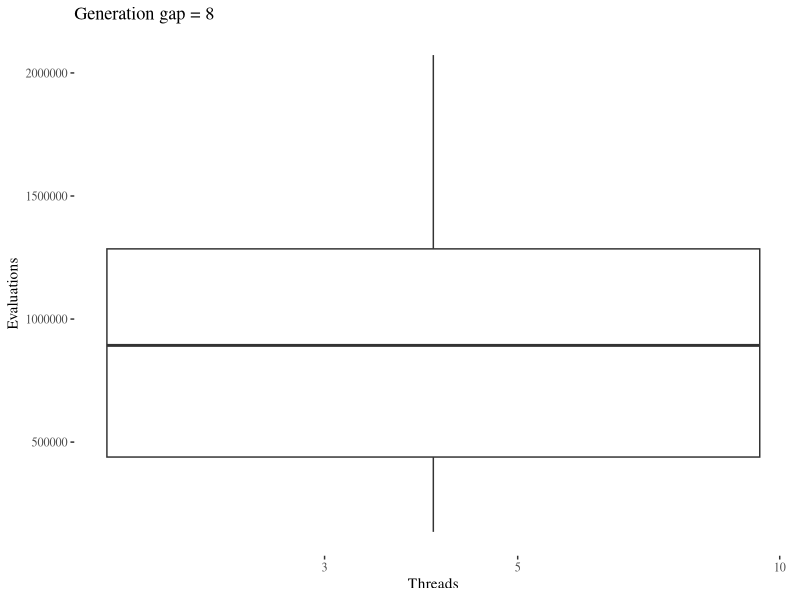
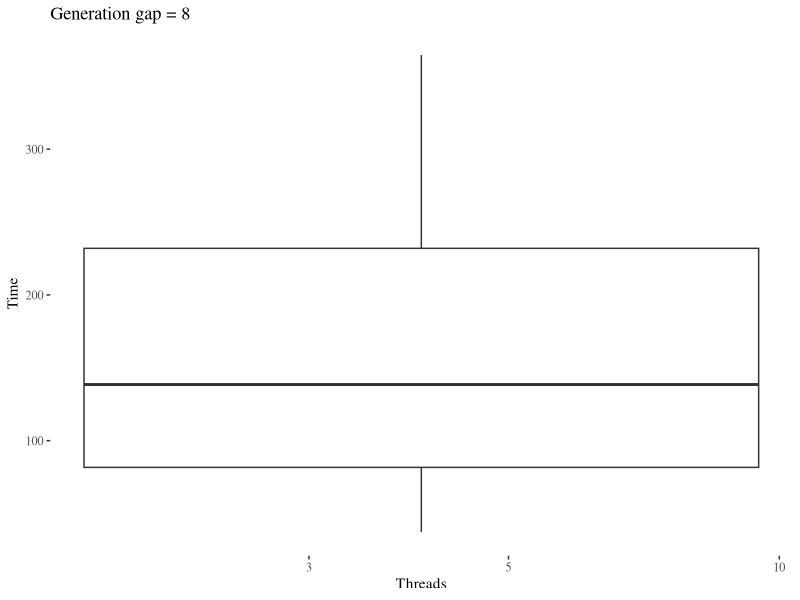
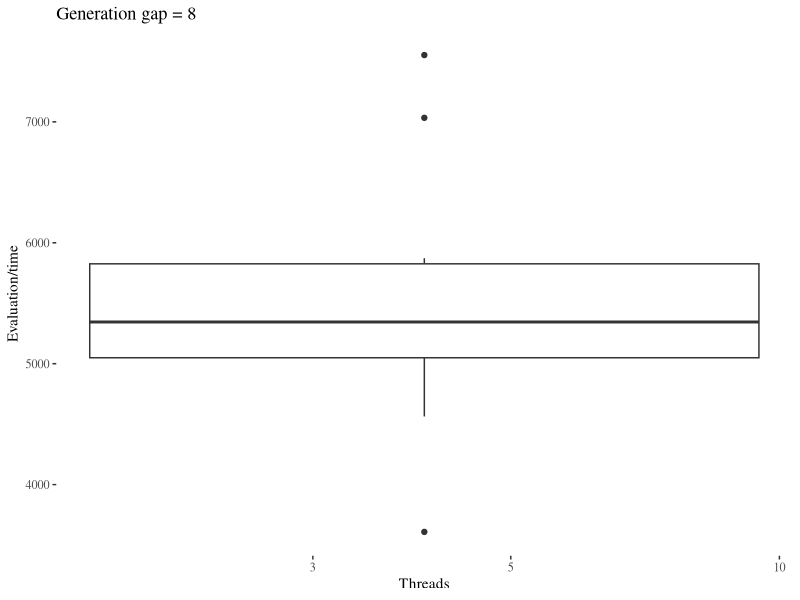
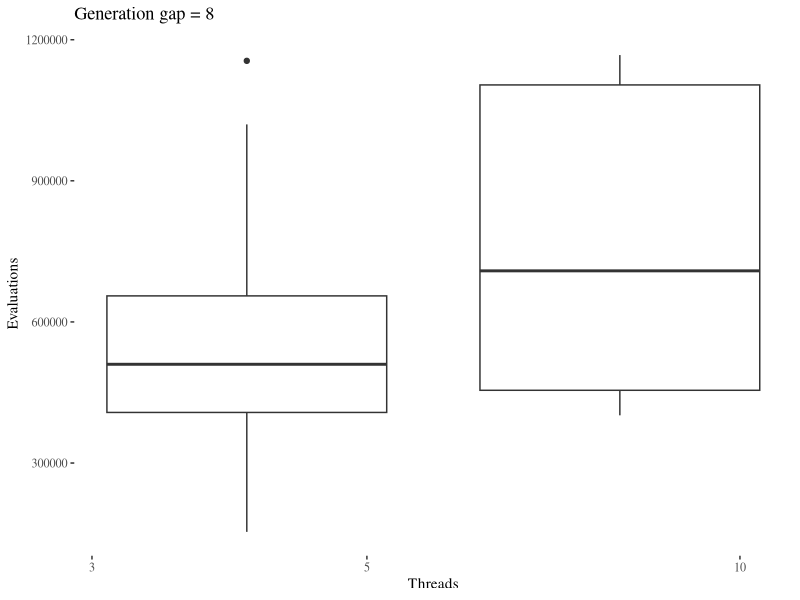
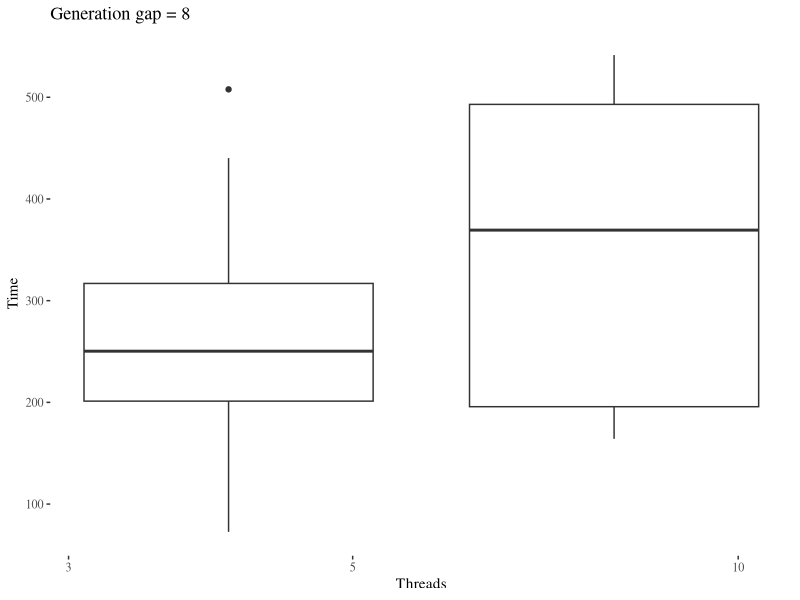
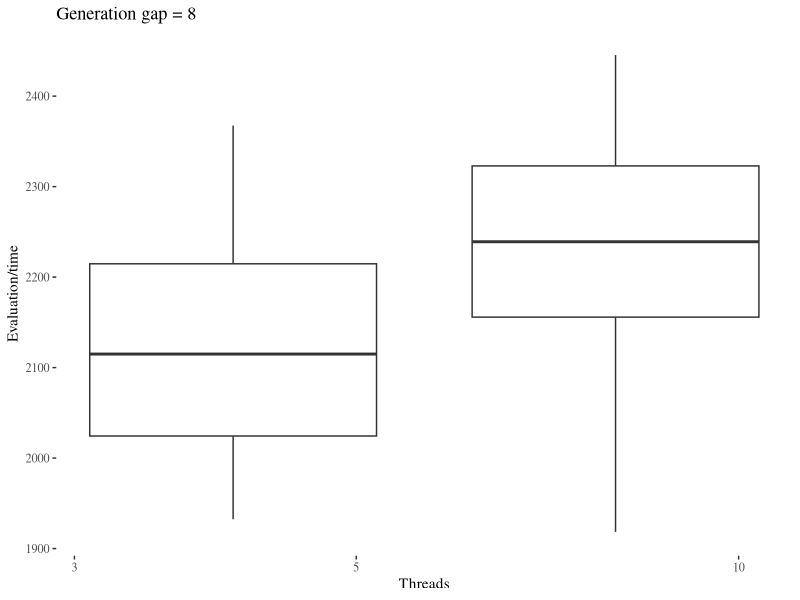
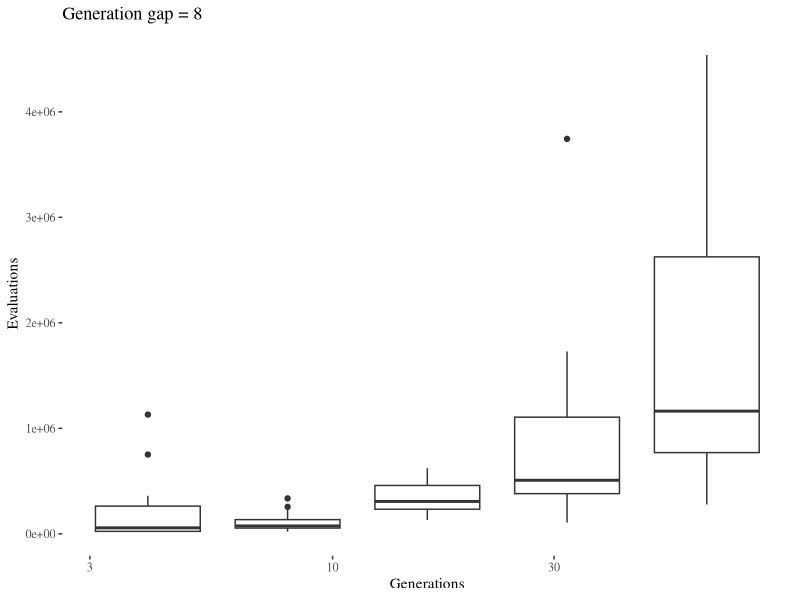
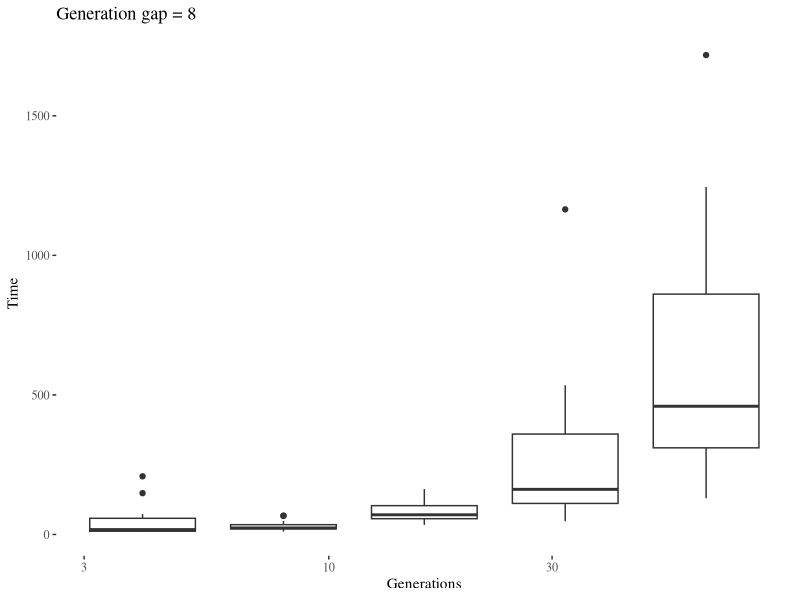

Write R code to recreate these figures, in order.
library(reshape2)
library(ggplot2)
library(ggthemes)

data.freqs.threads <- read.csv('../data/gecco-2019-freqs-threads.csv')
ggplot(data.freqs.threads,aes(x=Threads,y=Evaluations,group=Threads))+geom_boxplot()+scale_x_log10()+theme_tufte()+labs(x="Threads",y="Evaluations",title="Generation gap = 8")
ggplot(data.freqs.threads,aes(x=Threads,y=Time,group=Threads))+geom_boxplot()+scale_x_log10()+theme_tufte()+labs(x="Threads",y="Time",title="Generation gap = 8")
ggplot(data.freqs.threads,aes(x=Threads,y=Evaluations/Time,group=Threads))+geom_boxplot()+scale_x_log10()+theme_tufte()+labs(x="Threads",y="Evaluation/time",title="Generation gap = 8")


data.compress.threads <- read.csv('../data/gecco-2019-compress-threads.csv')
ggplot(data.compress.threads,aes(x=Threads,y=Evaluations,group=Threads))+geom_boxplot()+scale_x_log10()+theme_tufte()+labs(x="Threads",y="Evaluations",title="Generation gap = 8")
ggplot(data.compress.threads,aes(x=Threads,y=Time,group=Threads))+geom_boxplot()+scale_x_log10()+theme_tufte()+labs(x="Threads",y="Time",title="Generation gap = 8")
ggplot(data.compress.threads,aes(x=Threads,y=Evaluations/Time,group=Threads))+geom_boxplot()+scale_x_log10()+theme_tufte()+labs(x="Threads",y="Evaluation/time",title="Generation gap = 8")

data.freqs.generations <- read.csv('../data/gecco-2019-freqs-generations.csv')


ggplot(data.freqs.generations,aes(x=Generation.Gap,y=Evaluations,group=Generation.Gap))+geom_boxplot()+scale_x_log10()+theme_tufte()+labs(x="Generations",y="Evaluations",title="Generation gap = 8")
ggplot(data.freqs.generations,aes(x=Generation.Gap,y=Time,group=Generation.Gap))+geom_boxplot()+scale_x_log10()+theme_tufte()+labs(x="Generations",y="Time",title="Generation gap = 8")
ggplot(data.freqs.generations,aes(x=Generation.Gap,y=Evaluations/Time,group=Generation.Gap))+geom_boxplot()+scale_x_log10()+theme_tufte()+labs(x="Generations",y="Evaluation/time",title="Generation gap = 8")


data.compress.generations <- read.csv('../data/gecco-2019-compress-generations.csv')


ggplot(data.compress.generations,aes(x=Generation.Gap,y=Evaluations,group=Generation.Gap))+geom_boxplot()+scale_x_log10()+theme_tufte()+labs(x="Generations",y="Evaluations",title="Generation gap = 8")
ggplot(data.compress.generations,aes(x=Generation.Gap,y=Time,group=Generation.Gap))+geom_boxplot()+scale_x_log10()+theme_tufte()+labs(x="Generations",y="Time",title="Generation gap = 8")
ggplot(data.compress.generations,aes(x=Generation.Gap,y=Evaluations/Time,group=Generation.Gap))+geom_boxplot()+scale_x_log10()+theme_tufte()+labs(x="Generations",y="Evaluation/time",title="Generation gap = 8")

data.generations <- data.frame(
    strategy=c(rep("Compress",length(data.compress.generations$Generation.Gap)),
               rep("EDA",length(data.freqs.generations$Generation.Gap))),
    gap=c(data.compress.generations$Generation.Gap,data.freqs.generations$Generation.Gap),
    evaluations=c(data.compress.generations$Evaluations,data.freqs.generations$Evaluations),
    time=c(data.compress.generations$Time,data.freqs.generations$Time) )

ggplot(data.generations,aes(x=gap,y=evaluations,group=strategy, color=strategy))+ stat_summary(fun.y="mean", geom="line")+geom_point()+scale_y_log10()+scale_x_log10()+theme_tufte()+labs(x="Generations",y="Evaluations")
ggplot(data.generations,aes(x=gap,y=time,group=strategy, color=strategy))+ stat_summary(fun.y="mean", geom="line")+geom_point()+scale_y_log10()+scale_x_log10()+theme_tufte()+labs(x="Generations",y="Time")
ggplot(data.generations,aes(x=gap,y=evaluations/time,group=strategy, color=strategy))+ stat_summary(fun.y="mean", geom="line")+geom_point()+scale_y_log10()+scale_x_log10()+theme_tufte()+labs(x="Generations",y="Evaluations/second")
